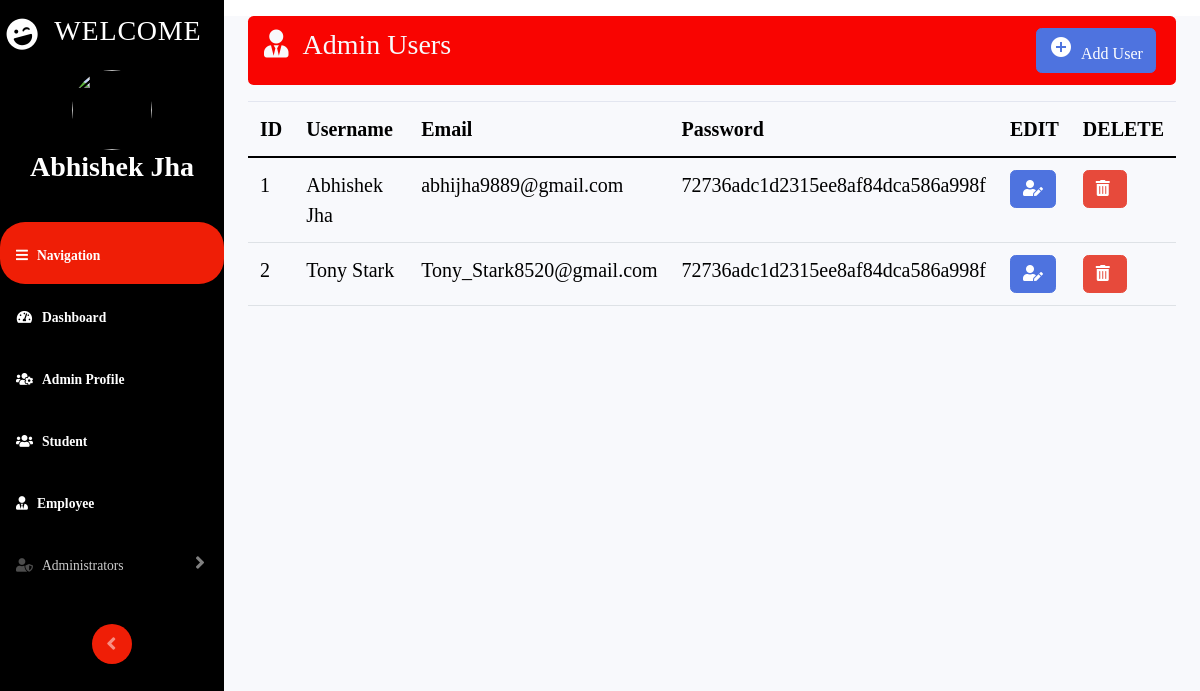
Screenshot of /admin_profile.php (signed in) with the database file from the repository.
### tables this page shows
CREATE TABLE `users` (
  `id` int(11) NOT NULL,
  `username` varchar(100) NOT NULL,
  `email` varchar(100) NOT NULL,
  `password` varchar(100) NOT NULL
);

### admin_profile.php (the view, shortened to what this page needs)
<?php
  include('security.php');
?>
<!DOCTYPE html>
<html lang="en">
    <head>
        <link rel="stylesheet" type="text/css" href="https://cdnjs.cloudflare.com/ajax/libs/font-awesome/5.15.1/css/all.min.css">
        <link rel="stylesheet" href="https://stackpath.bootstrapcdn.com/bootstrap/5.0.0-alpha1/css/bootstrap.min.css">
        <link href="css/sb-admin-2.min.css" rel="stylesheet">
    </head>
    <body id="page-top" class="body ">
        <div id="wrapper">
            <ul class="navbar-nav  sidebar sidebar-dark accordion"  id="accordionSidebar" style="background-color: black;">
                <a class="sidebar-brand d-flex align-items-center justify-content-center" href="index.php">
                    <div class="sidebar-brand-icon rotate-n-15">
                        <i class="fas fa-laugh-wink fa-3x"></i>
                    </div>
                    <div class="sidebar-brand-text mx-3 " style="color:white;">
                        <h3>Welcome </h3>
                    </div>
                </a>
                <center>
                <?php  if (isset($_SESSION['username'])) : ?>
                <img class="image-style " src="https://pickaface.net/gallery/avatar/unr_admin_171016_2225_zewhi.png">
                <h3 class="text-white">
                <strong><?php echo $_SESSION['username']; ?></strong>
                </h3>
                <?php endif ?>
                </center>
                <br>
                <li class="nav-item active button_slide slide_right" style="background-color: #EF1E06;">
                    <a class="nav-link" >
                        <i class="fa fa-bars " aria-hidden="true"></i>
                        <span><strong>Navigation</strong></span></a>
                    </li>
                    <li class="nav-item active button_slide slide_right">
                        <a class="nav-link" href="index.php">
                            <i class="fas fa-fw fa-tachometer-alt"></i>
                            <span><strong>Dashboard</strong></span></a>
                        </li>
                        <li class="nav-item active button_slide slide_right">
                            <a class="nav-link" href="admin_profile.php">
                                <i class="fas fa-users-cog"></i>
                                <span><strong> Admin Profile</strong></span>
                            </a>
                        </li>
                        <li class="nav-item active button_slide slide_right">
                            <a class="nav-link" href="Student_Database.php">
                                <i class="fas fa-users"></i>
                                <span><strong>Student</strong></span>
                            </a>
                        </li>
                        <li class="nav-item active button_slide slide_right">
                            <a class="nav-link" href="Employee.php">
                                <i class="fas fa-user-tie"></i>
                                <span><strong>Employee </strong></span>
                            </a>
                        </li>
                        <li class="nav-item button_slide slide_right">
                            <a class="nav-link collapsed" href="#" data-toggle="collapse" data-target="#collapsePages"
                                aria-expanded="true" aria-controls="collapsePages">
                                <i class="fas fa-user-shield"></i>
                                <span>Administrators</span>
                            </a>
                        </li>
                        <br>
                        <div class="text-center d-none d-md-inline">
                            <button class="rounded-circle border-0" style="background-color: #EF1E06;" id="sidebarToggle"></button>
                        </div>
                    </ul>
                    <div id="content-wrapper" class="d-flex flex-column sm-5 mt-3">
                      <div id="content">
                        <div class="container-fluid ">
                          <div class="d-sm-flex align-items-center justify-content-between mb-4">
                            <div class="row ">
                              <div class="page-header ">
                                <nav aria-label="breadcrumb ">
                                  <ol class="breadcrumb  text-light" style="background-color:#F90401;">
                                    <h3 class="page-title"> <i class="fas fa-user-tie"></i> &nbsp;Admin Users </h3>
                                    <a href="add_user.php" class="btn btn-primary">
                                      <i class="material-icons text-justify">&#xE147;</i> <span>
                                        &nbsp;Add User</span>
                                    </a>
                                  </ol>
                                </nav>
                              </div>
                              <div class="table-responsive " >
                                <?php
                                  $query = "SELECT * FROM users";
                                  $query_run = mysqli_query($connection, $query);
                                ?>
                                <table class="table  table-hover text-justify "  style="color: black;"id="dataTable" width="100%" cellspacing="0">
                                  <thead>
                                    <tr>
                                      <th>ID </th>
                                      <th>Username </th>
                                      <th>Email </th>
                                      <th>Password</th>
                                      <th>EDIT</th>
                                      <th>DELETE</th>
                                    </tr>
                                  </thead>
                                  <tbody>
                                    <?php
                                      if(mysqli_num_rows($query_run) > 0)
                                      {
                                        while($row = mysqli_fetch_assoc($query_run))
                                        {
                                          ?>
                                          <tr>
                                            <td><?php  echo $row['id']; ?></td>
                                            <td><?php  echo $row['username']; ?></td>
                                            <td><?php  echo $row['email']; ?></td>
                                            <td><?php  echo $row['password']; ?></td>
                                            <td>
                                              <form action="register_edit.php" method="post">
                                                <button type="submit" name="edit_btn" class="btn btn-primary">
                                                  <i class="fas fa-user-edit"></i></button>
                                              </form>
                                            </td>
                                            <td>
                                              <form action="code.php" method="post">
                                                <button type="submit" name="delete_btn" class="btn btn-danger">
                                                  <i class="fas fa-trash-alt"></i>&nbsp;</button>
                                              </form>
                                            </td>
                                          </tr>
                                          <?php
                                        }
                                      }
                                      else {
                                        echo "No Record Found";
                                      }
                                      ?>
                                    </tbody>
                                  </table>
                                </div>
                              </div>
                            </div>
                          </div>
                        </div>
                      </div>
                    </div>
    </body>
</html>

### admin_profile.php (style rules this page uses)
.body { font-family: 'Courgette', cursive; font-size:20px; }
.image-style { width: 80px; height: 80px; border-radius: 50%; }
.button_slide { cursor: pointer; box-shadow: inset 0 0 0 0 #058F07; -webkit-transition: ease-out 0.4s; -moz-transition: ease-out 0.4s; transition: ease-out 0.4s; border-radius: 25px; display: inline-block; text-align: justify; }

### rows the page displays
users: id "1", username "Abhishek Jha", email "abhijha9889@gmail.com", password "72736adc1d2315ee8af84dca586a998f"
users: id "2", username "Tony Stark", email "Tony_Stark8520@gmail.com", password "72736adc1d2315ee8af84dca586a998f"

### other values shown
$_SESSION['username'] "Abhishek Jha"
